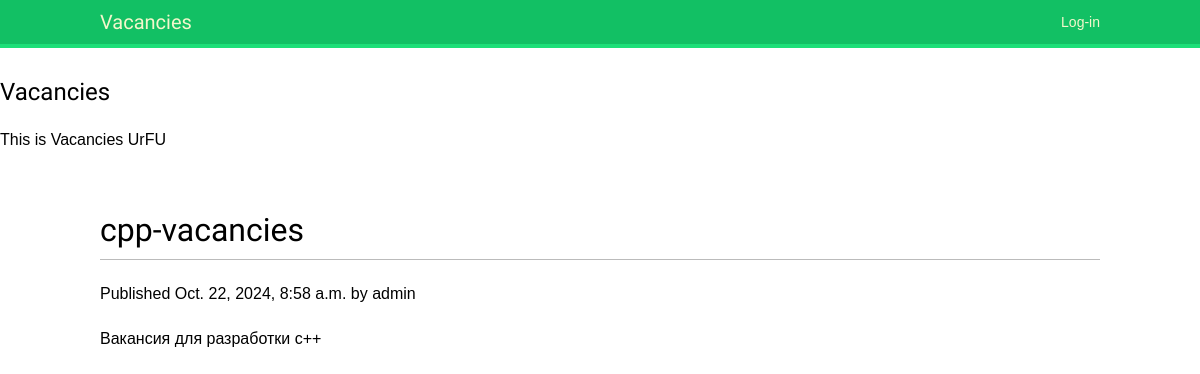
The page /vacancies/1/ on the database its author committed.
### vacancies/models.py (models this page shows, shortened)
class Vacancies(models.Model):
    class Status(models.TextChoices):
        DRAFT = 'DF', 'Draft'
        PUBLISHED = 'PB', 'Published'
    name = models.CharField(max_length=250)
    slug = models.SlugField(max_length=250)
    body = models.TextField()
    author = models.ForeignKey(User,
                               on_delete=models.CASCADE,
                               related_name='blog_posts')
    publish = models.DateTimeField(default=timezone.now)
    created = models.DateTimeField(auto_now_add=True)
    updated = models.DateTimeField(auto_now=True)
    status = models.CharField(max_length=2,
                              choices=Status.choices,
                              default=Status.DRAFT)
    class PublishedManager(models.Manager):
        def get_queryset(self):
            return super().get_queryset()\
                .filter(status=Vacancies.Status.PUBLISHED)
    objects = models.Manager()
    published = PublishedManager()
    class Meta:
        ordering = ['-publish']
        indexes = [
            models.Index(fields=['-publish']),
        ]

### vacancies/views.py (the view)
# urls.py: path('<int:id>/', views.post_detail, name='post_detail'),
def post_detail(request, id):
    post = get_object_or_404(Vacancies,
                            id=id,
                            status=Vacancies.Status.PUBLISHED)
    return render(request,
                  'vacancies/post/detail.html',
                  {'post': post})

### vacancies/templates/vacancies/post/detail.html (shortened to what this page needs)
{% extends "vacancies/base.html" %}
{% block content %}
    <h1>{{ post.name }}</h1>
    <p class="date">
        Published {{ post.publish }} by {{ post.author }}
    </p>
{{ post.body|linebreaks }}
{% endblock %}

### account/static/css/base.css (style rules this page uses)
body { margin:0; padding:0; font-family:helvetica, sans-serif; }
p { line-height: 1.8; }
h1, h2, h3, h4, h5 , h6 { font-family: 'Muli', sans-serif; font-weight:normal; }
h1 { border-bottom:1px solid #bbb; padding:0 0 10px 0; margin:10px 0 20px 0; }

### rows shown on the page
Vacancies: name "cpp-vacancies", publish "Oct. 22, 2024, 8:58 a.m.", author "admin", body "Вакансия для разработки с++"
